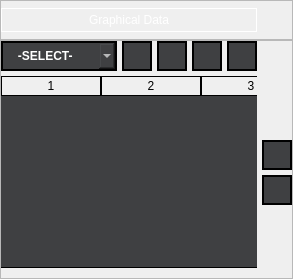
                  <widget class="QFrame" name="frame_13">
                   <property name="layoutDirection">
                    <enum>Qt::LeftToRight</enum>
                   </property>
                   <property name="styleSheet">
                    <string notr="true"/>
                   </property>
                   <property name="frameShape">
                    <enum>QFrame::NoFrame</enum>
                   </property>
                   <property name="frameShadow">
                    <enum>QFrame::Raised</enum>
                   </property>
                   <layout class="QVBoxLayout" name="verticalLayout_4">
                    <property name="spacing">
                     <number>0</number>
                    </property>
                    <property name="sizeConstraint">
                     <enum>QLayout::SetMinAndMaxSize</enum>
                    </property>
                    <property name="leftMargin">
                     <number>0</number>
                    </property>
                    <property name="topMargin">
                     <number>0</number>
                    </property>
                    <property name="rightMargin">
                     <number>0</number>
                    </property>
                    <property name="bottomMargin">
                     <number>0</number>
                    </property>
                    <item>
                     <widget class="QFrame" name="frame_14">
                      <property name="maximumSize">
                       <size>
                        <width>16777215</width>
                        <height>50</height>
                       </size>
                      </property>
                      <property name="styleSheet">
                       <string notr="true"/>
                      </property>
                      <property name="frameShape">
                       <enum>QFrame::StyledPanel</enum>
                      </property>
                      <property name="frameShadow">
                       <enum>QFrame::Raised</enum>
                      </property>
                      <layout class="QGridLayout" name="gridLayout_7">
                       <property name="leftMargin">
                        <number>0</number>
                       </property>
                       <property name="topMargin">
                        <number>7</number>
                       </property>
                       <property name="rightMargin">
                        <number>0</number>
                       </property>
                       <property name="bottomMargin">
                        <number>7</number>
                       </property>
                       <property name="spacing">
                        <number>0</number>
                       </property>
                       <item row="0" column="0">
                        <widget class="QLabel" name="label_4">
                         <property name="styleSheet">
                          <string notr="true">color: rgb(255, 255, 255);
border:1px solid white;
font: 600 12pt &quot;Segoe UI&quot;;
padding:4px 0px 4px 0px;
</string>
                         </property>
                         <property name="text">
                          <string>Graphical Data</string>
                         </property>
                         <property name="alignment">
                          <set>Qt::AlignCenter</set>
                         </property>
                        </widget>
                       </item>
                       <item row="0" column="1">
                        <spacer name="horizontalSpacer">
                         <property name="orientation">
                          <enum>Qt::Horizontal</enum>
                         </property>
                         <property name="sizeType">
                          <enum>QSizePolicy::Maximum</enum>
                         </property>
                         <property name="sizeHint" stdset="0">
                          <size>
                           <width>35</width>
                           <height>20</height>
                          </size>
                         </property>
                        </spacer>
                       </item>
                      </layout>
                     </widget>
                    </item>
                    <item>
                     <widget class="QFrame" name="frame_15">
                      <property name="styleSheet">
                       <string notr="true"/>
                      </property>
                      <property name="frameShape">
                       <enum>QFrame::StyledPanel</enum>
                      </property>
                      <property name="frameShadow">
                       <enum>QFrame::Raised</enum>
                      </property>
                      <layout class="QGridLayout" name="gridLayout_12">
                       <property name="leftMargin">
                        <number>0</number>
                       </property>
                       <property name="topMargin">
                        <number>0</number>
                       </property>
                       <property name="rightMargin">
                        <number>0</number>
                       </property>
                       <property name="bottomMargin">
                        <number>10</number>
                       </property>
                       <property name="spacing">
                        <number>5</number>
                       </property>
                       <item row="1" column="0" rowspan="4" colspan="7">
                        <widget class="QTableWidget" name="tableWidget">
                         <property name="styleSheet">
                          <string notr="true">
 QTableWidget{
 background-color: rgba(63,64,66,255);
border:none;
border-bottom:1px solid black;
selection-background-color:none;
}
QTableWidget::item
 {

border-left:1px  solid black;
border-bottom:1px  solid black;
color:white;

}

QTableView::item:selected{
    background-color:  rgba(63,64,66,255);
}
 QTableView::item:focus
{
   selection-background-color: rgba(63,64,66,255);
}
QHeaderView{
	font: 700 9pt &quot;Segoe UI&quot;;
color:black;
}
QHeaderView::section{
border-bottom:2px solid black;
}
QHeaderView::section:horizontal
{
    border: 1px solid black;
}</string>
                         </property>
                         <property name="frameShape">
                          <enum>QFrame::Box</enum>
                         </property>
                         <property name="midLineWidth">
                          <number>0</number>
                         </property>
                         <property name="horizontalScrollBarPolicy">
                          <enum>Qt::ScrollBarAlwaysOff</enum>
                         </property>
                         <property name="editTriggers">
                          <set>QAbstractItemView::DoubleClicked</set>
                         </property>
                         <property name="dragDropOverwriteMode">
                          <bool>false</bool>
                         </property>
                         <property name="dragDropMode">
                          <enum>QAbstractItemView::NoDragDrop</enum>
                         </property>
                         <property name="defaultDropAction">
                          <enum>Qt::IgnoreAction</enum>
                         </property>
                         <property name="alternatingRowColors">
                          <bool>false</bool>
                         </property>
                         <property name="selectionMode">
                          <enum>QAbstractItemView::SingleSelection</enum>
                         </property>
                         <property name="selectionBehavior">
                          <enum>QAbstractItemView::SelectRows</enum>
                         </property>
                         <property name="showGrid">
                          <bool>false</bool>
                         </property>
                         <property name="wordWrap">
                          <bool>false</bool>
                         </property>
                         <property name="cornerButtonEnabled">
                          <bool>false</bool>
                         </property>
                         <property name="rowCount">
                          <number>0</number>
                         </property>
                         <property name="columnCount">
                          <number>3</number>
                         </property>
                         <attribute name="horizontalHeaderVisible">
                          <bool>true</bool>
                         </attribute>
                         <attribute name="horizontalHeaderCascadingSectionResizes">
                          <bool>true</bool>
                         </attribute>
                         <attribute name="horizontalHeaderMinimumSectionSize">
                          <number>50</number>
                         </attribute>
                         <attribute name="horizontalHeaderDefaultSectionSize">
                          <number>100</number>
                         </attribute>
                         <attribute name="horizontalHeaderHighlightSections">
                          <bool>true</bool>
                         </attribute>
                         <attribute name="horizontalHeaderShowSortIndicator" stdset="0">
                          <bool>false</bool>
                         </attribute>
                         <attribute name="horizontalHeaderStretchLastSection">
                          <bool>true</bool>
                         </attribute>
                         <attribute name="verticalHeaderVisible">
                          <bool>false</bool>
                         </attribute>
                         <attribute name="verticalHeaderMinimumSectionSize">
                          <number>20</number>
                         </attribute>
                         <attribute name="verticalHeaderDefaultSectionSize">
                          <number>25</number>
                         </attribute>
                         <attribute name="verticalHeaderStretchLastSection">
                          <bool>false</bool>
                         </attribute>
                         <column/>
                         <column/>
                         <column/>
                        </widget>
                       </item>
                       <item row="3" column="7">
                        <widget class="QPushButton" name="dn_button">
                         <property name="maximumSize">
                          <size>
                           <width>30</width>
                           <height>30</height>
                          </size>
                         </property>
                         <property name="cursor">
                          <cursorShape>PointingHandCursor</cursorShape>
                         </property>
                         <property name="styleSheet">
                          <string notr="true">#dn_button{background-color: rgba(63,64,66,255);
border:2px solid black;
	image: url(resources/style/icons/bottom.ico);
padding:2px;
color: rgb(0, 0, 0);}
#dn_button:hover{
	
background-color:rgba(32,33,36,255);
}</string>
                         </property>
                         <property name="text">
                          <string/>
                         </property>
                         <property name="iconSize">
                          <size>
                           <width>22</width>
                           <height>22</height>
                          </size>
                         </property>
                        </widget>
                       </item>
                       <item row="2" column="7">
                        <widget class="QPushButton" name="up_button">
                         <property name="sizePolicy">
                          <sizepolicy hsizetype="Minimum" vsizetype="Fixed">
                           <horstretch>0</horstretch>
                           <verstretch>0</verstretch>
                          </sizepolicy>
                         </property>
                         <property name="minimumSize">
                          <size>
                           <width>0</width>
                           <height>0</height>
                          </size>
                         </property>
                         <property name="maximumSize">
                          <size>
                           <width>30</width>
                           <height>30</height>
                          </size>
                         </property>
                         <property name="cursor">
                          <cursorShape>PointingHandCursor</cursorShape>
                         </property>
                         <property name="toolTipDuration">
                          <number>-1</number>
                         </property>
                         <property name="styleSheet">
                          <string notr="true">#up_button{background-color: rgba(63,64,66,255);
border:2px solid black;
	image: url(resources/style/icons/top.ico);
padding:2px;
color: rgb(0, 0, 0);}
#up_button:hover{
	
background-color:rgba(32,33,36,255);
}</string>
                         </property>
                         <property name="text">
                          <string/>
                         </property>
                         <property name="iconSize">
                          <size>
                           <width>22</width>
                           <height>22</height>
                          </size>
                         </property>
                        </widget>
                       </item>
                       <item row="0" column="6">
                        <widget class="QPushButton" name="g_save">
                         <property name="maximumSize">
                          <size>
                           <width>30</width>
                           <height>30</height>
                          </size>
                         </property>
                         <property name="cursor">
                          <cursorShape>PointingHandCursor</cursorShape>
                         </property>
                         <property name="styleSheet">
                          <string notr="true">#g_save{background-color: rgba(63,64,66,255);
border:2px solid black;
	image: url(resources/style/icons/save.ico);
padding:2px;
color: rgb(0, 0, 0);}
#g_save:hover{
	
background-color:rgba(32,33,36,255);
}</string>
                         </property>
                         <property name="text">
                          <string/>
                         </property>
                         <property name="iconSize">
                          <size>
                           <width>20</width>
                           <height>20</height>
                          </size>
                         </property>
                        </widget>
                       </item>
                       <item row="0" column="5">
                        <widget class="QPushButton" name="g_default">
                         <property name="maximumSize">
                          <size>
                           <width>30</width>
                           <height>30</height>
                          </size>
                         </property>
                         <property name="cursor">
                          <cursorShape>PointingHandCursor</cursorShape>
                         </property>
                         <property name="styleSheet">
                          <string notr="true">#g_default{background-color: rgba(63,64,66,255);
border:2px solid black;
	image: url(resources/style/icons/r.ico);
padding:2px;
color: rgb(0, 0, 0);}
#g_default:hover{
	
background-color:rgba(32,33,36,255);
}</string>
                         </property>
                         <property name="text">
                          <string/>
                         </property>
                         <property name="iconSize">
                          <size>
                           <width>20</width>
                           <height>20</height>
                          </size>
                         </property>
                        </widget>
                       </item>
                       <item row="0" column="4">
                        <widget class="QPushButton" name="del_text">
                         <property name="maximumSize">
                          <size>
                           <width>30</width>
                           <height>30</height>
                          </size>
                         </property>
                         <property name="cursor">
                          <cursorShape>PointingHandCursor</cursorShape>
                         </property>
                         <property name="styleSheet">
                          <string notr="true">#del_text{background-color: rgba(63,64,66,255);
border:2px solid black;
	image: url(resources/style/icons/del.ico);
padding:2px;
color: rgb(0, 0, 0);}
#del_text:hover{

background-color:rgba(32,33,36,255);
}</string>
                         </property>
                         <property name="text">
                          <string/>
                         </property>
                         <property name="iconSize">
                          <size>
                           <width>20</width>
                           <height>20</height>
                          </size>
                         </property>
                        </widget>
                       </item>
                       <item row="0" column="3">
                        <widget class="QPushButton" name="add_text">
                         <property name="maximumSize">
                          <size>
                           <width>30</width>
                           <height>30</height>
                          </size>
                         </property>
                         <property name="cursor">
                          <cursorShape>PointingHandCursor</cursorShape>
                         </property>
                         <property name="styleSheet">
                          <string notr="true">#add_text{background-color: rgba(63,64,66,255);
border:2px solid black;
	image: url(resources/style/icons/plus.ico);
padding:2px;
color: rgb(0, 0, 0);}
#add_text:hover{

background-color:rgba(32,33,36,255);
}</string>
                         </property>
                         <property name="text">
                          <string/>
                         </property>
                         <property name="iconSize">
                          <size>
                           <width>20</width>
                           <height>20</height>
                          </size>
                         </property>
                        </widget>
                       </item>
                       <item row="0" column="0" colspan="3">
                        <widget class="QComboBox" name="comboBox">
                         <property name="minimumSize">
                          <size>
                           <width>0</width>
                           <height>0</height>
                          </size>
                         </property>
                         <property name="font">
                          <font>
                           <family>Segoe UI</family>
                           <weight>75</weight>
                           <bold>true</bold>
                          </font>
                         </property>
                         <property name="focusPolicy">
                          <enum>Qt::StrongFocus</enum>
                         </property>
                         <property name="styleSheet">
                          <string notr="true">QComboBox#comboBox{
    border:                 none;
 background-color: rgba(63,64,66,255);
color:                      white;
    font-weight:            bold;
    padding:                    5px;

border:2px solid black;
}
QComboBox#comboBox:hover{

background-color:rgba(32,33,36,255);

}
QListView{
    border:                 none;
    color:                     white;
    background-color: rgba(63,64,66,255);
    font-weight:            bold;
    selection-background-color: rgb(0, 144, 196);
    show-decoration-selected: 1;
    margin-left:                -10px;
    padding-left    :           15px;
}
QListView::item:hover{

    background-color:   rgb(0, 144, 196);
    border:                 none;
}



</string>
                         </property>
                         <property name="maxVisibleItems">
                          <number>8</number>
                         </property>
                         <property name="maxCount">
                          <number>20</number>
                         </property>
                         <property name="insertPolicy">
                          <enum>QComboBox::InsertAfterCurrent</enum>
                         </property>
                         <property name="sizeAdjustPolicy">
                          <enum>QComboBox::AdjustToContentsOnFirstShow</enum>
                         </property>
                         <property name="minimumContentsLength">
                          <number>1</number>
                         </property>
                         <property name="frame">
                          <bool>true</bool>
                         </property>
                         <item>
                          <property name="text">
                           <string>   -SELECT-</string>
                          </property>
                         </item>
                         <item>
                          <property name="text">
                           <string>   ICCID</string>
                          </property>
                         </item>
                         <item>
                          <property name="text">
                           <string extracomment="Internaltional Mobile Subscriber Identity">   IMSI</string>
                          </property>
                         </item>
                         <item>
                          <property name="text">
                           <string>   ACC</string>
                          </property>
                         </item>
                         <item>
                          <property name="text">
                           <string>   PIN1</string>
                          </property>
                         </item>
                         <item>
                          <property name="text">
                           <string>   PUK1</string>
                          </property>
                         </item>
                         <item>
                          <property name="text">
                           <string>   PIN2</string>
                          </property>
                         </item>
                         <item>
                          <property name="text">
                           <string>   PUK2</string>
                          </property>
                         </item>
                         <item>
                          <property name="text">
                           <string>   KI</string>
                          </property>
                         </item>
                         <item>
                          <property name="text">
                           <string>   EKI</string>
                          </property>
                         </item>
                         <item>
                          <property name="text">
                           <string>   ADM1</string>
                          </property>
                         </item>
                         <item>
                          <property name="text">
                           <string>   ADM6</string>
                          </property>
                         </item>
                         <item>
                          <property name="text">
                           <string>   OPC</string>
                          </property>
                         </item>
                        </widget>
                       </item>
                      </layout>
                     </widget>
                    </item>
                   </layout>
                  </widget>
